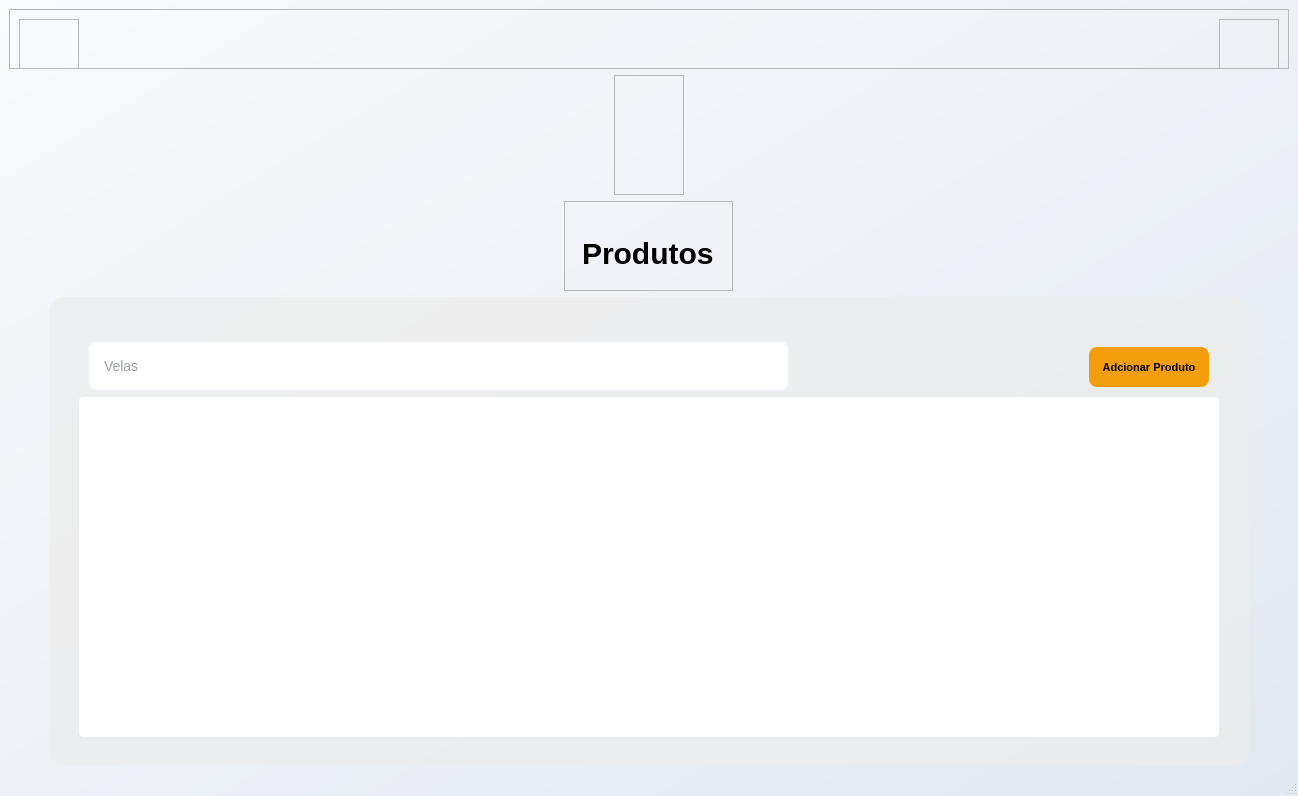
<?xml version="1.0" encoding="UTF-8"?>
<ui version="4.0">
 <class>Tela_produtos</class>
 <widget class="QMainWindow" name="Tela_produtos">
  <property name="geometry">
   <rect>
    <x>0</x>
    <y>0</y>
    <width>1298</width>
    <height>796</height>
   </rect>
  </property>
  <property name="font">
   <font>
    <family>MS Shell Dlg 2</family>
   </font>
  </property>
  <property name="windowTitle">
   <string>MainWindow</string>
  </property>
  <property name="styleSheet">
   <string notr="true">QMainWindow{
background: qlineargradient(x1:0, y1:0, x2:1, y2:1, stop:0 #f8fafc, stop:1 #e2e8f0);
}</string>
  </property>
  <widget class="QWidget" name="centralwidget">
   <layout class="QVBoxLayout" name="verticalLayout">
    <item>
     <widget class="QFrame" name="frame">
      <property name="minimumSize">
       <size>
        <width>0</width>
        <height>60</height>
       </size>
      </property>
      <property name="maximumSize">
       <size>
        <width>16777215</width>
        <height>60</height>
       </size>
      </property>
      <property name="frameShape">
       <enum>QFrame::StyledPanel</enum>
      </property>
      <property name="frameShadow">
       <enum>QFrame::Raised</enum>
      </property>
      <layout class="QHBoxLayout" name="horizontalLayout_2">
       <item>
        <widget class="QFrame" name="frame_2">
         <property name="minimumSize">
          <size>
           <width>50</width>
           <height>60</height>
          </size>
         </property>
         <property name="maximumSize">
          <size>
           <width>60</width>
           <height>60</height>
          </size>
         </property>
         <property name="frameShape">
          <enum>QFrame::StyledPanel</enum>
         </property>
         <property name="frameShadow">
          <enum>QFrame::Raised</enum>
         </property>
         <widget class="QPushButton" name="pushButton_3">
          <property name="geometry">
           <rect>
            <x>0</x>
            <y>0</y>
            <width>50</width>
            <height>50</height>
           </rect>
          </property>
          <property name="cursor">
           <cursorShape>PointingHandCursor</cursorShape>
          </property>
          <property name="styleSheet">
           <string notr="true">QPushButton{
background: transparent;
border: none;
}</string>
          </property>
          <property name="text">
           <string/>
          </property>
          <property name="icon">
           <iconset>
            <normaloff>../imagem/icons/back.png</normaloff>../imagem/icons/back.png</iconset>
          </property>
          <property name="iconSize">
           <size>
            <width>32</width>
            <height>32</height>
           </size>
          </property>
          <property name="flat">
           <bool>false</bool>
          </property>
         </widget>
        </widget>
       </item>
       <item alignment="Qt::AlignRight">
        <widget class="QFrame" name="frame_3">
         <property name="minimumSize">
          <size>
           <width>60</width>
           <height>60</height>
          </size>
         </property>
         <property name="maximumSize">
          <size>
           <width>60</width>
           <height>60</height>
          </size>
         </property>
         <property name="frameShape">
          <enum>QFrame::StyledPanel</enum>
         </property>
         <property name="frameShadow">
          <enum>QFrame::Raised</enum>
         </property>
         <widget class="QPushButton" name="pushButton_4">
          <property name="geometry">
           <rect>
            <x>0</x>
            <y>0</y>
            <width>75</width>
            <height>41</height>
           </rect>
          </property>
          <property name="cursor">
           <cursorShape>PointingHandCursor</cursorShape>
          </property>
          <property name="styleSheet">
           <string notr="true">QPushButton{
background: transparent;
border: none;
}</string>
          </property>
          <property name="text">
           <string/>
          </property>
          <property name="icon">
           <iconset>
            <normaloff>icons/power-off.png</normaloff>icons/power-off.png</iconset>
          </property>
          <property name="iconSize">
           <size>
            <width>32</width>
            <height>32</height>
           </size>
          </property>
         </widget>
        </widget>
       </item>
      </layout>
     </widget>
    </item>
    <item alignment="Qt::AlignHCenter">
     <widget class="QFrame" name="logo">
      <property name="minimumSize">
       <size>
        <width>70</width>
        <height>90</height>
       </size>
      </property>
      <property name="maximumSize">
       <size>
        <width>100</width>
        <height>120</height>
       </size>
      </property>
      <property name="frameShape">
       <enum>QFrame::StyledPanel</enum>
      </property>
      <property name="frameShadow">
       <enum>QFrame::Raised</enum>
      </property>
      <widget class="QLabel" name="label_2">
       <property name="geometry">
        <rect>
         <x>0</x>
         <y>0</y>
         <width>70</width>
         <height>90</height>
        </rect>
       </property>
       <property name="minimumSize">
        <size>
         <width>0</width>
         <height>0</height>
        </size>
       </property>
       <property name="text">
        <string/>
       </property>
       <property name="pixmap">
        <pixmap>../imagem/MOTORMAX-LGO.png</pixmap>
       </property>
       <property name="scaledContents">
        <bool>true</bool>
       </property>
       <property name="alignment">
        <set>Qt::AlignCenter</set>
       </property>
      </widget>
     </widget>
    </item>
    <item alignment="Qt::AlignHCenter">
     <widget class="QFrame" name="hearder">
      <property name="maximumSize">
       <size>
        <width>16777215</width>
        <height>90</height>
       </size>
      </property>
      <property name="frameShape">
       <enum>QFrame::StyledPanel</enum>
      </property>
      <property name="frameShadow">
       <enum>QFrame::Raised</enum>
      </property>
      <layout class="QHBoxLayout" name="horizontalLayout">
       <item>
        <widget class="QLabel" name="label">
         <property name="font">
          <font>
           <pointsize>1</pointsize>
           <weight>75</weight>
           <italic>false</italic>
           <bold>true</bold>
          </font>
         </property>
         <property name="styleSheet">
          <string notr="true">QLabel{
font-size: 30px;
font: bold;
margin-top: 30px;
margin-bottom: 15px;
}</string>
         </property>
         <property name="text">
          <string>Produtos</string>
         </property>
        </widget>
       </item>
      </layout>
     </widget>
    </item>
    <item alignment="Qt::AlignHCenter">
     <widget class="QFrame" name="card">
      <property name="enabled">
       <bool>true</bool>
      </property>
      <property name="minimumSize">
       <size>
        <width>1200</width>
        <height>0</height>
       </size>
      </property>
      <property name="maximumSize">
       <size>
        <width>1200</width>
        <height>500</height>
       </size>
      </property>
      <property name="font">
       <font>
        <pointsize>12</pointsize>
        <kerning>true</kerning>
       </font>
      </property>
      <property name="styleSheet">
       <string notr="true">QFrame{
background-color: rgba(236, 236, 236, 200);
border-radius: 15px;
}</string>
      </property>
      <property name="frameShape">
       <enum>QFrame::StyledPanel</enum>
      </property>
      <property name="frameShadow">
       <enum>QFrame::Raised</enum>
      </property>
      <widget class="QTableWidget" name="tableWidget">
       <property name="geometry">
        <rect>
         <x>30</x>
         <y>100</y>
         <width>1140</width>
         <height>340</height>
        </rect>
       </property>
       <property name="styleSheet">
        <string notr="true">background: white;
border-radius: 4px;</string>
       </property>
      </widget>
      <widget class="QLineEdit" name="lineEdit">
       <property name="geometry">
        <rect>
         <x>39</x>
         <y>44</y>
         <width>701</width>
         <height>50</height>
        </rect>
       </property>
       <property name="font">
        <font>
         <pointsize>1</pointsize>
        </font>
       </property>
       <property name="styleSheet">
        <string notr="true">QLineEdit {
border: 2px solid rgb(245, 246, 252);
border-radius: 8px;
padding: 12px;
font-size: 14px;
color: #374151;
}

QLineEdit:hover{
background-color: rgb(234, 236, 240);
}

QLineEdit:focus{
border: 2px solid #7f8082;
}</string>
       </property>
       <property name="placeholderText">
        <string>Velas</string>
       </property>
      </widget>
      <widget class="QPushButton" name="pushButton">
       <property name="geometry">
        <rect>
         <x>1040</x>
         <y>50</y>
         <width>120</width>
         <height>40</height>
        </rect>
       </property>
       <property name="cursor">
        <cursorShape>PointingHandCursor</cursorShape>
       </property>
       <property name="styleSheet">
        <string notr="true">QPushButton{
background-color: #f59e0b;
color: black;
border: none;
border-radius: 8px;
font-size: 11px;
font-weight: bold;
min-height: 20px;
}

QPushButton:hover{
background-color: #d97706;
}

QPushButton:pressed{
background-color: #b45309;
}

QPushButton:disabled{
background-color: #582503;
}</string>
       </property>
       <property name="text">
        <string>Adcionar Produto</string>
       </property>
      </widget>
      <widget class="QPushButton" name="pushButton_2">
       <property name="geometry">
        <rect>
         <x>710</x>
         <y>44</y>
         <width>28</width>
         <height>49</height>
        </rect>
       </property>
       <property name="cursor">
        <cursorShape>PointingHandCursor</cursorShape>
       </property>
       <property name="styleSheet">
        <string notr="true">QPushButton{
background: transparent;
border: solid;
}</string>
       </property>
       <property name="text">
        <string/>
       </property>
       <property name="icon">
        <iconset>
         <normaloff>../imagem/icons/research.png</normaloff>../imagem/icons/research.png</iconset>
       </property>
       <property name="iconSize">
        <size>
         <width>24</width>
         <height>24</height>
        </size>
       </property>
      </widget>
     </widget>
    </item>
   </layout>
  </widget>
  <widget class="QMenuBar" name="menubar">
   <property name="geometry">
    <rect>
     <x>0</x>
     <y>0</y>
     <width>1298</width>
     <height>21</height>
    </rect>
   </property>
  </widget>
  <widget class="QStatusBar" name="statusbar"/>
 </widget>
 <resources/>
 <connections/>
</ui>
